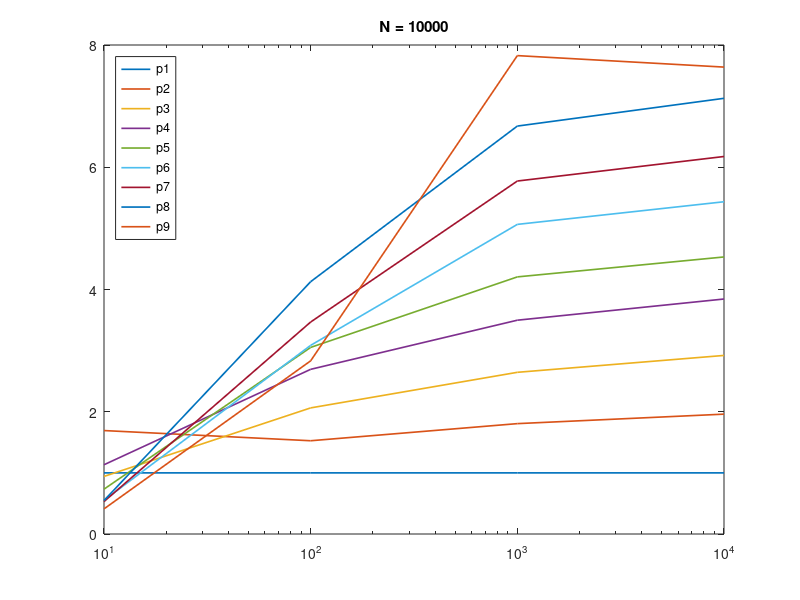

Here is the MATLAB script that generated this plot:
x = [10
100
1000
10000];

y = [10
100
1000
10000];

z1 = [0.00242	0.00143	0.002569	0.002136	0.003299	0.004389	0.00456	0.004417	0.005891
0.036678	0.024041	0.017778	0.013614	0.012015	0.011884	0.010576	0.008885	0.012946
0.543763	0.301145	0.205571	0.155459	0.129274	0.107352	0.094165	0.08148	0.069478
6.720389	3.427318	2.300519	1.748093	1.482749	1.236404	1.088152	0.942853	0.879796];


for i = 1:9
    semilogx(y,z1(:,1)./z1(:,i), 'linewidth', 1.2);
    hold on;
end

legend("p1","p2","p3","p4","p5","p6","p7","p8","p9", 'Location','northwest');
title("N = 10000");